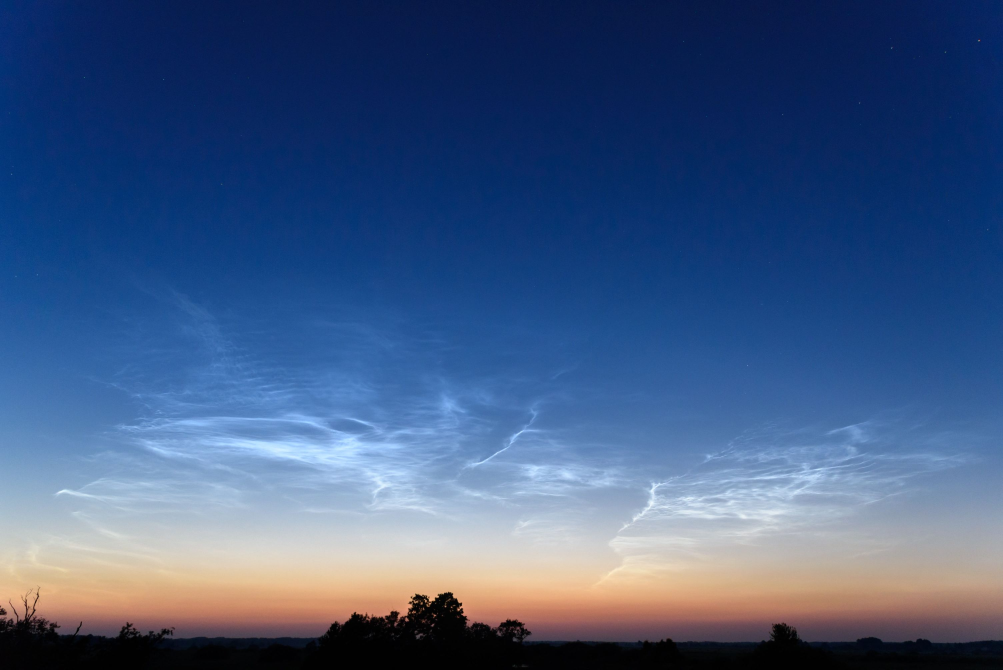
#> input picture examples/SampleData/js_202106210100.jpg, 3008 x 2008 px (shown at 1/3 size)
$ python -i grid_star_detection.py   (imports and definitions only)
#> lines starting #> are read from the running program, lines starting #| are printed output that depends on the picture
#> further down, picture is the input picture: shape (2008, 3008, 3); mean B, G, R 130.6, 89.9, 65
import cv2
import numpy as np
from astropy.stats import sigma_clipped_stats


def _centroid_and_metrics(gray_image, cx, cy, window, ih, iw):
    half = window // 2
    x1 = max(0, int(round(cx)) - half)
    x2 = min(iw, int(round(cx)) + half + 1)
    y1 = max(0, int(round(cy)) - half)
    y2 = min(ih, int(round(cy)) + half + 1)

    patch = gray_image[y1:y2, x1:x2].copy()
    if patch.size < 4:
        return cx, cy, np.nan, np.nan, np.nan, np.nan

    # Local background: median of border pixels
    border = np.concatenate([patch[0, :], patch[-1, :], patch[1:-1, 0], patch[1:-1, -1]])
    bg = np.median(border)
    data = patch - bg
    data[data < 0] = 0

    total = data.sum()
    if total <= 0:
        return cx, cy, np.nan, np.nan, np.nan, np.nan

    ys, xs = np.mgrid[y1:y2, x1:x2].astype(float)
    refined_x = (xs * data).sum() / total
    refined_y = (ys * data).sum() / total

    peak = data.max()
    flux = total

    # Roundness from second moments
    dx = xs - refined_x
    dy = ys - refined_y
    mxx = (dx * dx * data).sum() / total
    myy = (dy * dy * data).sum() / total
    mxy = (dx * dy * data).sum() / total
    denom = mxx + myy
    roundness = 0.0 if denom <= 0 else (mxx - myy) / denom

    # Sharpness: ratio of peak pixel to average above background
    above = data[data > 0]
    sharpness = float(peak / above.mean()) if len(above) > 0 else np.nan

    return refined_x, refined_y, sharpness, roundness, flux, peak + bg

def detect_stars_grid(image, grid_size=50, upscale_factor=10, min_contrast=10,
                      threshold_factor=0.8, refine_window=5, min_star_area=4,
                      max_star_area=400, grid_overlap=25,
                      use_starfinder=True, starfinder_fwhm=5.0,
                      starfinder_threshold_sigma=3.0, starfinder_sharplo=0.2,
                      starfinder_sharphi=1.0, starfinder_roundlo=-1.0,
                      starfinder_roundhi=1.0,
                      starfinder_local_window=None):

#> called with grid_size = 50, upscale_factor = 10, min_contrast = 10, threshold_factor = 0.8, refine_window = 5, min_star_area = 4, max_star_area = 400, grid_overlap = 25
    ih, iw = image.shape[:2]
#> ih = 2008; iw = 3008
    candidates = []

    step_size = grid_size - grid_overlap
    if step_size <= 0:
        step_size = grid_size

    grid_starts_x = list(range(0, iw - grid_size + 1, step_size))
#> grid_starts_x = 119 values from 0 to 2950
    if grid_starts_x[-1] + grid_size < iw:
        grid_starts_x.append(iw - grid_size)

    grid_starts_y = list(range(0, ih - grid_size + 1, step_size))
#> grid_starts_y = 79 values from 0 to 1950
    if grid_starts_y[-1] + grid_size < ih:
        grid_starts_y.append(ih - grid_size)

    for x1 in grid_starts_x:
        for y1 in grid_starts_y:
            x2 = x1 + grid_size
            y2 = y1 + grid_size
            if x2 > iw:
                x2 = iw
            if y2 > ih:
                y2 = ih

            tile = image[y1:y2, x1:x2]

            if tile.size == 0:
                continue
            upscaled_size_x, upscaled_size_y = (x2-x1) * upscale_factor, (y2-y1) * upscale_factor
            upscaled_tile = cv2.resize(tile, (upscaled_size_x, upscaled_size_y))

            if len(upscaled_tile.shape) == 3:
                upscaled_tile = cv2.cvtColor(upscaled_tile, cv2.COLOR_BGR2GRAY)

            avg_px = np.mean(upscaled_tile)
            min_val, max_val, min_loc, max_loc = cv2.minMaxLoc(upscaled_tile)
            px_diff = max_val - avg_px

            if px_diff > min_contrast:
                thresh_val = max_val * threshold_factor
                _, thresh_img = cv2.threshold(upscaled_tile, thresh_val, 255, cv2.THRESH_BINARY)

                cnt_res = cv2.findContours(thresh_img.astype(np.uint8),
                                           cv2.RETR_EXTERNAL,
                                           cv2.CHAIN_APPROX_SIMPLE)
                contours = cnt_res[0] if len(cnt_res) == 2 else cnt_res[1]

                if len(contours) == 1:
                    cnt = contours[0]
                    x, y, w, h = cv2.boundingRect(cnt)
                    cx_local = x + w / 2
                    cy_local = y + h / 2

                    cx = x1 + (cx_local / upscale_factor)
                    cy = y1 + (cy_local / upscale_factor)
                    candidates.append({
                        'x': cx,
                        'y': cy,
                        'intensity': 0,
                        'contrast': px_diff,
                        'area': 0
                    })
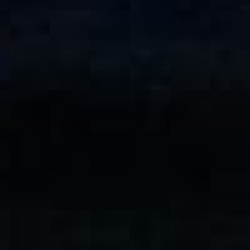
#> tile: shape (50, 50, 3) (shown 5 times larger); mean B, G, R 13.5, 8.3, 5
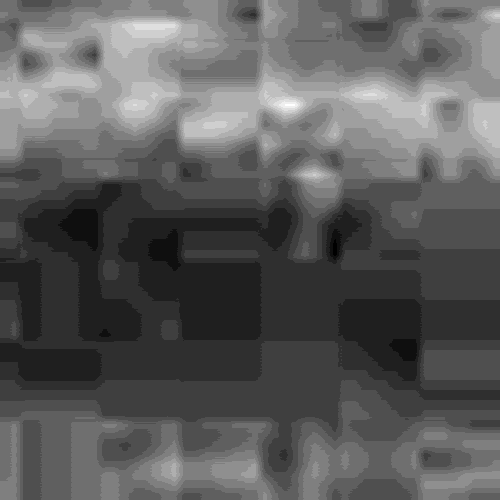
#> upscaled_tile: shape (500, 500); min 2, max 18, mean 7.8; drawn with min black and max white
#> after the loop, candidates = 1959 items

    deduplicated = []
    duplicates_removed = []
    for star in candidates:
        is_duplicate = False
        for existing in deduplicated:
            dist = np.sqrt((star['x'] - existing['x'])**2 + (star['y'] - existing['y'])**2)
            if dist < 5.0:
                duplicates_removed.append(star)
                is_duplicate = True
                break
        if not is_duplicate:
            deduplicated.append(star)
#> after the loop, deduplicated = 1774 items; duplicates_removed = 185 items

    print(f"  Grid detection: {len(candidates)} candidates, {len(deduplicated)} after deduplication")
#|   Grid detection: 1959 candidates, 1774 after deduplication

    if use_starfinder and len(deduplicated) > 0:
        if len(image.shape) == 3:
            gray_image = cv2.cvtColor(image, cv2.COLOR_BGR2GRAY).astype(float)
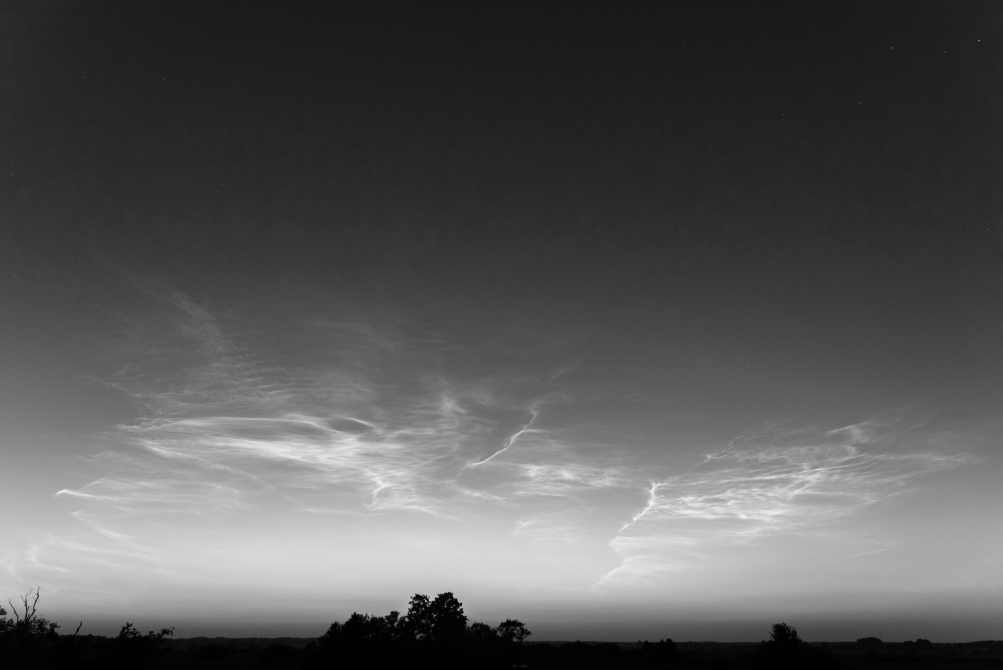
#> gray_image: shape (2008, 3008) float64 (shown at 1/3 size); min 0, max 248, mean 87.1
        else:
            gray_image = image.astype(float)

        refined_stars = []
        for star in deduplicated:
            rx, ry, sharpness, roundness, flux, peak = _centroid_and_metrics(
                gray_image, star['x'], star['y'], refine_window * 2 + 1, ih, iw
            )
            refined_stars.append({
                'x_grid': star['x'], 'y_grid': star['y'],
                'x': rx, 'y': ry,
                'sharpness': sharpness, 'roundness': roundness,
                'flux': flux, 'peak': peak
            })
#> this loop made 1774 passes
#> (x1 in _centroid_and_metrics, x2 in _centroid_and_metrics, y1 in _centroid_and_metrics, y2 in _centroid_and_metrics, bg in _centroid_and_metrics, total in _centroid_and_metrics, refined_x in _centroid_and_metrics, refined_y in _centroid_and_metrics) on passes 1 to 3: (23, 34, 334, 345, 44, 466, 27.62, 338.7), (34, 45, 495, 506, 47, 407, 38.05, 499.5), (30, 41, 517, 528, 48, 795, 34.52, 522.3)

        n_refined = sum(1 for s in refined_stars if not np.isnan(s['sharpness']))
        print(f"  Centroid refinement: {n_refined}/{len(refined_stars)} stars refined")
#|   Centroid refinement: 1774/1774 stars refined
        return refined_stars
    else:
        refined_stars = []
        for star in deduplicated:
            refined_stars.append({
                'x_grid': star['x'], 'y_grid': star['y'],
                'x': star['x'], 'y': star['y'],
                'sharpness': np.nan, 'roundness': np.nan,
                'flux': np.nan, 'peak': np.nan
            })
        return refined_stars

>>> import cv2
>>> picture = cv2.imread('../../../examples/SampleData/js_202106210100.jpg')
>>> result = detect_stars_grid(picture)
